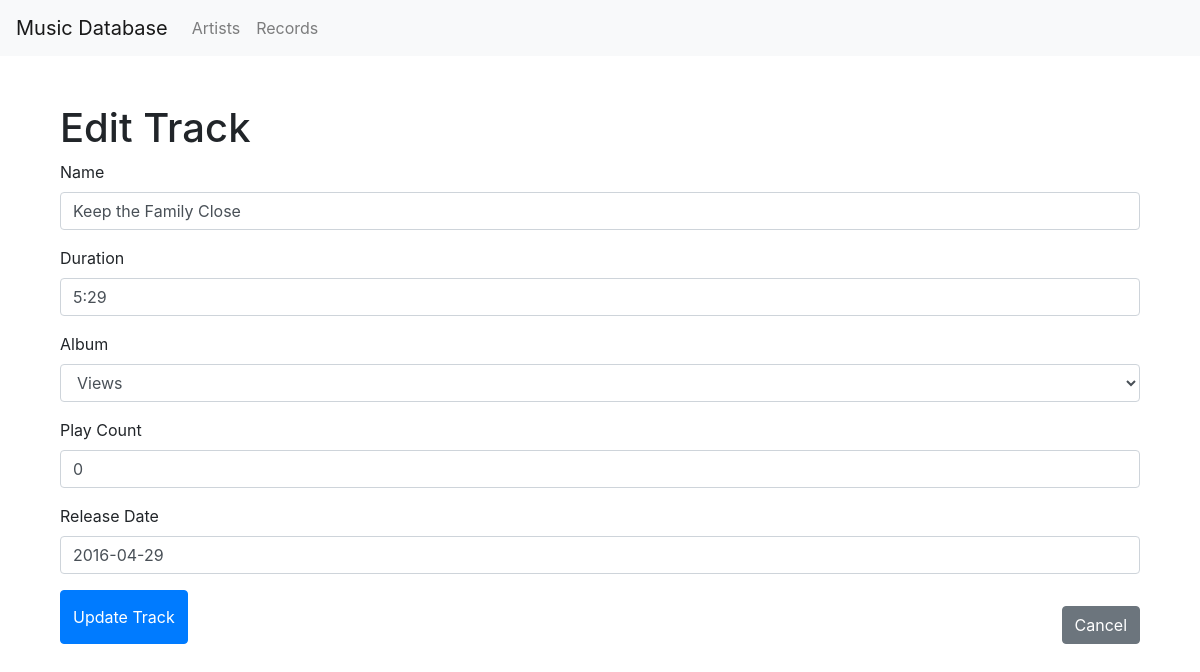
The app's page /track/edit/1 with its own data.
### tables this page shows
CREATE TABLE "tracks" (
	"id"	INTEGER NOT NULL,
	"name"	TEXT NOT NULL,
	"duration"	TEXT NOT NULL,
	"album"	INTEGER NOT NULL,
	"play_count"	INTEGER NOT NULL,
    "release_date" TEXT NOT NULL,
	PRIMARY KEY("id" AUTOINCREMENT),
	FOREIGN KEY("album") REFERENCES "albums"("id")
);

CREATE TABLE "albums" (
	"id"	INTEGER NOT NULL,
	"name"	TEXT NOT NULL,
	"artist"	INTEGER NOT NULL,
    "release_date" TEXT NOT NULL,
	PRIMARY KEY("id" AUTOINCREMENT),
	FOREIGN KEY("artist") REFERENCES "artists"("id")
);

### main.py (the view, shortened to what this page needs)
@app.route('/track/edit/<int:track_id>', methods=['GET','POST'])
def editTrack(track_id):
    conn = get_db_connection()
    track = conn.execute('SELECT * FROM tracks WHERE id = ?', (track_id,)).fetchone()
    albums = conn.execute('SELECT id, name FROM albums').fetchall()
    conn.close()
    return render_template('editTrack.html', track=track, albums=albums)

### main.py (called while the page is built)
def get_db_connection():
    conn = sqlite3.connect(DATABASE)
    conn.row_factory = sqlite3.Row
    return conn

### templates/editTrack.html (shortened to what this page needs)
{% extends 'bar.html' %}
{% block content %}
    <div class="container mt-5">
        <h1>Edit Track</h1>
        <form method="POST">
            <div class="form-group">
                <label for="name">Name</label>
                <input type="text" name="name" id="name" class="form-control" value="{{ track['name'] }}" required>
            </div>
            <div class="form-group">
                <label for="duration">Duration</label>
                <input type="text" name="duration" id="duration" class="form-control" value="{{ track['duration'] }}" required>
            </div>
            <div class="form-group">
                <label for="album_id">Album</label>
                <select name="album_id" id="album_id" class="form-control" required>
                    {% for album in albums %}
                        <option value="{{ album['id'] }}" {% if album['id'] == track['album'] %} selected {% endif %}>{{ album['name'] }}</option>
                    {% endfor %}
                </select>
            </div>
            <div class="form-group">
                <label for="play_count">Play Count</label>
                <input type="number" name="play_count" id="play_count" class="form-control" value="{{ track['play_count'] }}" required>
            </div>
            <div class="form-group">
                <label for="release_date">Release Date</label>
                <input type="text" name="release_date" id="release_date" class="form-control" value="{{ track['release_date'] }}" required>
            </div>
            <div class="d-flex justify-content-between">
                <button type="submit" class="btn btn-primary">Update Track</button>
                <a href="{{ url_for('track_details', track_id=track['id']) }}" class="btn btn-secondary mt-3">Cancel</a>
            </div>
        </form>
{% endblock %}

### records on screen
tracks: name "Keep the Family Close", duration "5:29", album_id "Views", play_count "0", release_date "2016-04-29"
